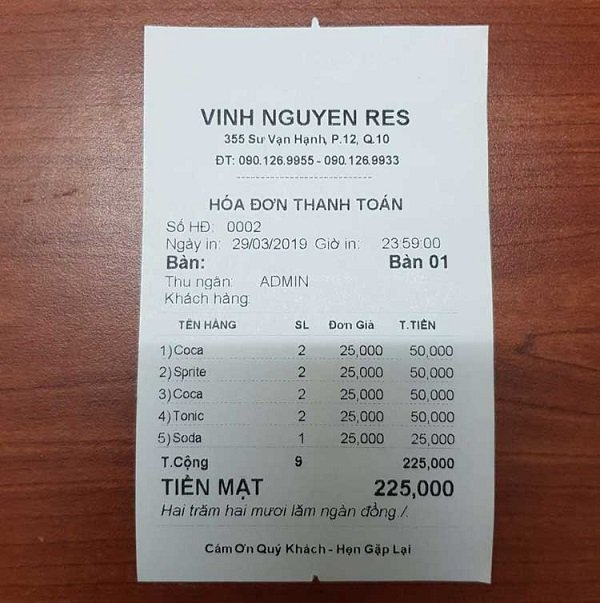
#> input picture scanner/img2.jpg, 600 x 603 px
$ python test.py
#> lines starting #> are read from the running program, lines starting #| are printed output that depends on the picture; after the words box and inside, x2 and y2 are one past the last pixel; in counts of white or black regions, pixels touching at a corner belong together
from transform import fourPointTransform
# from skimage.filters import threshold_local
import numpy as np
import argparse
import cv2
import imutils


# [7 lines of commented-out code are left out]
image = cv2.imread("./img2.jpg")
#> image is the input picture: shape (603, 600, 3); mean B, G, R 127.6, 131.7, 149.5
ratio = image.shape[0] / 500
#> ratio = 1.21
orig = image.copy()
image = imutils.resize(image,height= 500)
#> image: shape (500, 497, 3)


# convert the image to grayscale, blur it and find adges
gray = cv2.cvtColor(image, cv2.COLOR_BGR2GRAY)
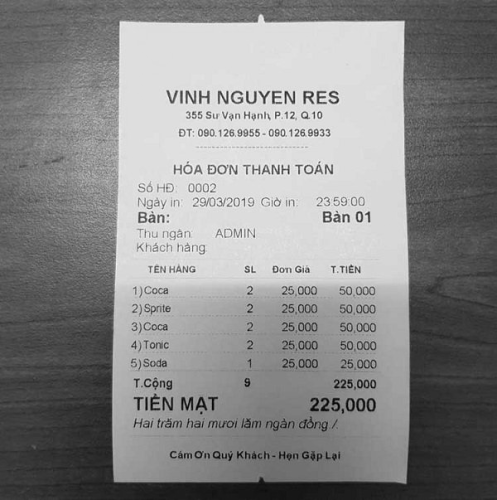
#> gray: shape (500, 497); min 3, max 248, mean 136.6
blur = cv2.GaussianBlur(gray, (1,1), 0)
edged = cv2.Canny(gray, 10, 200)
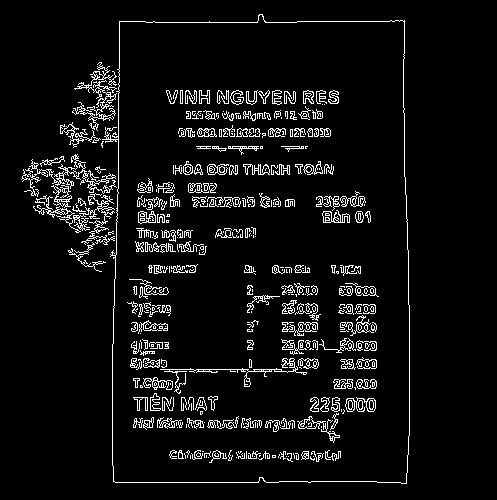
#> edged: shape (500, 497); 6.3% white in thin lines or dots, all inside (x1, y1, x2, y2) = (21, 14, 410, 484)

cnts = cv2.findContours(edged.copy(), cv2.RETR_LIST, cv2.CHAIN_APPROX_SIMPLE)
#> cnts = 901 contours, 712 with area under 20; largest, box (x1, y1, x2, y2) and area: (102, 14, 410, 484) 134024, (112, 14, 410, 484) 133976, (21, 154, 117, 197) 436, (72, 62, 117, 131) 289, (345, 397, 376, 412) 213

cnts = imutils.grab_contours(cnts)
cnts = sorted(cnts, key=cv2.contourArea, reverse=True)
cv2.drawContours(image, cnts[:10], -1, (0, 255, 0), 2)
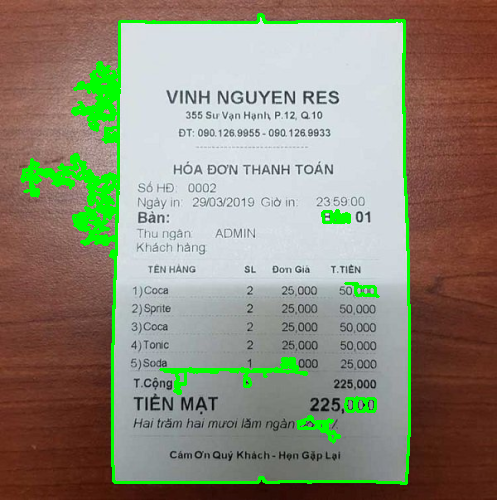
#> image: shape (500, 497, 3); mean B, G, R 121.2, 137.7, 142.1
cv2.imshow("Outline", image)
cv2.imshow("blur", blur)
cv2.imshow("edged", edged)

# for c in cnts:
#     peri = cv2.arcLength(c, True)
#     print(peri)

cv2.waitKey(0)
cv2.destroyAllWindows()


# [10 lines of commented-out code are left out]

$ run again, with scanner/image.jpg copied over scanner/img2.jpg
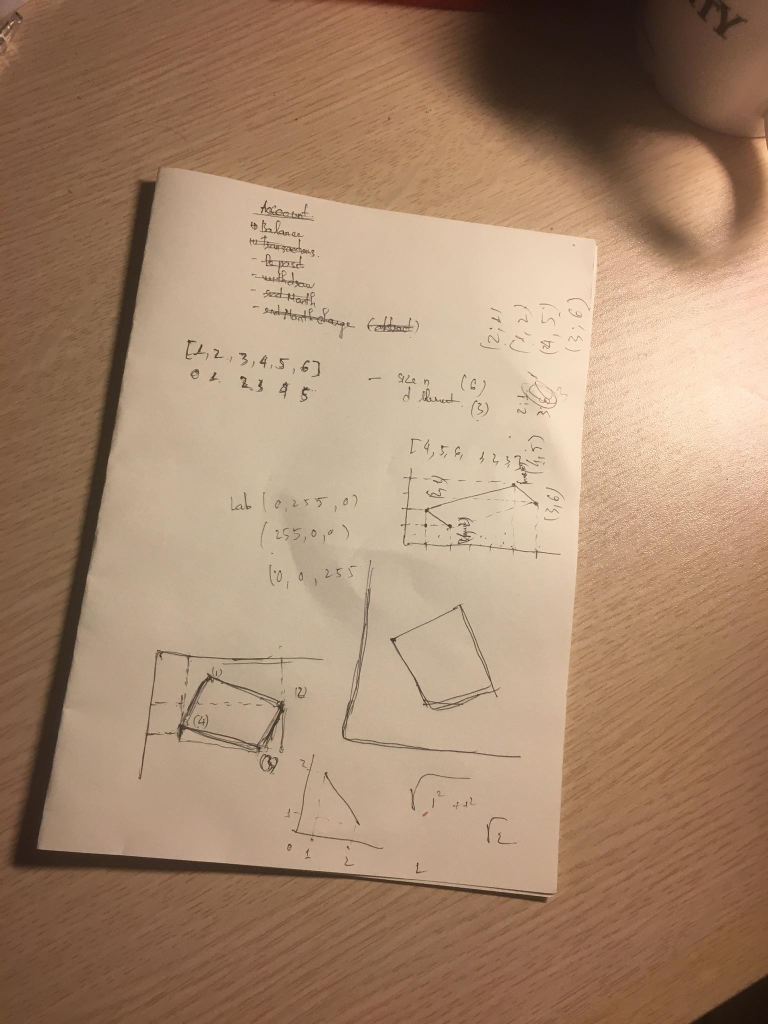
#> input picture scanner/image.jpg, 1536 x 2048 px (shown at 1/2 size)
#> image is the input picture: shape (2048, 1536, 3); mean B, G, R 109.9, 135.6, 166.2
#> `edged = cv2.Canny(gray, 10, 200)`:
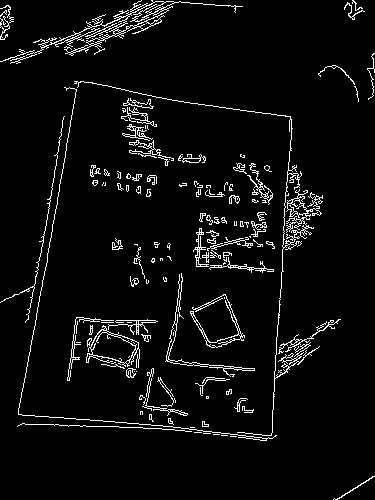
#> edged: shape (500, 375); 4.9% white in thin lines or dots
#> cnts = 393 contours, 335 with area under 20; largest, box (x1, y1, x2, y2) and area: (0, 0, 243, 64) 1122, (86, 325, 140, 368) 1099, (90, 329, 136, 364) 892, (74, 81, 341, 436) 598, (116, 1, 168, 32) 458
#> `cv2.drawContours(image, cnts[:10], -1, (0, 255, 0), 2)`:
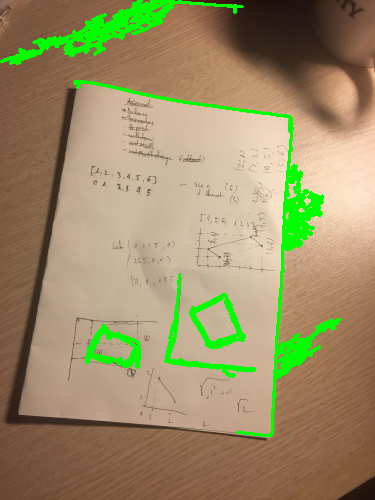
#> image: shape (500, 375, 3); mean B, G, R 103, 142.3, 155.6
